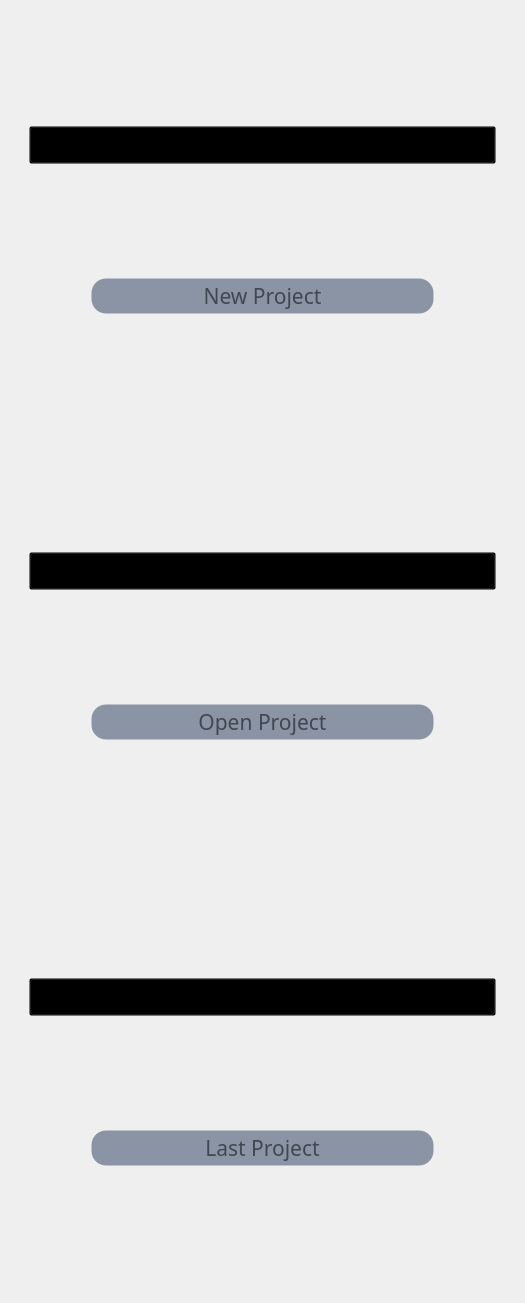
                            <widget class="QWidget" name="scrollAWC_home">
                             <property name="geometry">
                              <rect>
                               <x>0</x>
                               <y>0</y>
                               <width>525</width>
                               <height>1303</height>
                              </rect>
                             </property>
                             <property name="minimumSize">
                              <size>
                               <width>0</width>
                               <height>0</height>
                              </size>
                             </property>
                             <property name="styleSheet">
                              <string notr="true"/>
                             </property>
                             <layout class="QVBoxLayout" name="verticalLayout_23">
                              <item>
                               <widget class="QFrame" name="frame_scroll_home">
                                <property name="minimumSize">
                                 <size>
                                  <width>0</width>
                                  <height>1200</height>
                                 </size>
                                </property>
                                <property name="maximumSize">
                                 <size>
                                  <width>16777215</width>
                                  <height>16777215</height>
                                 </size>
                                </property>
                                <property name="frameShape">
                                 <enum>QFrame::NoFrame</enum>
                                </property>
                                <property name="frameShadow">
                                 <enum>QFrame::Raised</enum>
                                </property>
                                <layout class="QVBoxLayout" name="verticalLayout_24">
                                 <property name="leftMargin">
                                  <number>9</number>
                                 </property>
                                 <property name="topMargin">
                                  <number>0</number>
                                 </property>
                                 <item>
                                  <widget class="QFrame" name="frame_newProject">
                                   <property name="frameShape">
                                    <enum>QFrame::NoFrame</enum>
                                   </property>
                                   <property name="frameShadow">
                                    <enum>QFrame::Raised</enum>
                                   </property>
                                   <layout class="QVBoxLayout" name="verticalLayout_17">
                                    <item>
                                     <widget class="QPushButton" name="icon_newProject">
                                      <property name="font">
                                       <font>
                                        <family>Quicksand</family>
                                        <pointsize>16</pointsize>
                                       </font>
                                      </property>
                                      <property name="toolTip">
                                       <string>Start a new Project</string>
                                      </property>
                                      <property name="styleSheet">
                                       <string notr="true">/* Normal state */
QPushButton {
    background-color:transparent;
}

/* Hover state */
QPushButton:hover {
    icon: url(:/icons/icons/folder_h.png);
	color:transparent;
	border:none
}</string>
                                      </property>
                                      <property name="text">
                                       <string/>
                                      </property>
                                      <property name="icon">
                                       <iconset resource="../../media/ressource.qrc">
                                        <normaloff>:/icons/icons/folder.png</normaloff>:/icons/icons/folder.png</iconset>
                                      </property>
                                      <property name="iconSize">
                                       <size>
                                        <width>100</width>
                                        <height>100</height>
                                       </size>
                                      </property>
                                     </widget>
                                    </item>
                                    <item>
                                     <widget class="QPushButton" name="btn_newProject">
                                      <property name="font">
                                       <font>
                                        <family>Quicksand</family>
                                        <pointsize>16</pointsize>
                                       </font>
                                      </property>
                                      <property name="styleSheet">
                                       <string notr="true">QPushButton{
	background-color:#8B94A4;
	border-style: solid;
	border-color: transparent;
	border-width: 5px;
	border-radius: 17px;
	margin-left : 60px;
	margin-right : 60px;
	color:#414752;
}
QPushButton:hover{
	color:#313134;
	background-color:#FFF;
}
QPushButton:pressed{
	background-color:#313134;
	color:#FFF;	
}</string>
                                      </property>
                                      <property name="text">
                                       <string>New Project</string>
                                      </property>
                                      <property name="iconSize">
                                       <size>
                                        <width>60</width>
                                        <height>60</height>
                                       </size>
                                      </property>
                                     </widget>
                                    </item>
                                   </layout>
                                  </widget>
                                 </item>
                                 <item>
                                  <widget class="QFrame" name="frame_openProject">
                                   <property name="frameShape">
                                    <enum>QFrame::NoFrame</enum>
                                   </property>
                                   <property name="frameShadow">
                                    <enum>QFrame::Raised</enum>
                                   </property>
                                   <layout class="QVBoxLayout" name="verticalLayout_16">
                                    <item>
                                     <widget class="QPushButton" name="icon_openProject">
                                      <property name="font">
                                       <font>
                                        <family>Quicksand</family>
                                        <pointsize>16</pointsize>
                                       </font>
                                      </property>
                                      <property name="toolTip">
                                       <string>Open a Project</string>
                                      </property>
                                      <property name="styleSheet">
                                       <string notr="true">/* Normal state */
QPushButton {
    background-color:transparent;
}

/* Hover state */
QPushButton:hover {
    icon: url(:/icons/icons/folder_h.png);
	color:transparent;
	border:none
}</string>
                                      </property>
                                      <property name="text">
                                       <string/>
                                      </property>
                                      <property name="icon">
                                       <iconset resource="../../media/ressource.qrc">
                                        <normaloff>:/icons/icons/folder.png</normaloff>:/icons/icons/folder.png</iconset>
                                      </property>
                                      <property name="iconSize">
                                       <size>
                                        <width>100</width>
                                        <height>100</height>
                                       </size>
                                      </property>
                                     </widget>
                                    </item>
                                    <item>
                                     <widget class="QPushButton" name="bnt_openProject">
                                      <property name="font">
                                       <font>
                                        <family>Quicksand</family>
                                        <pointsize>16</pointsize>
                                       </font>
                                      </property>
                                      <property name="styleSheet">
                                       <string notr="true">QPushButton{
	background-color:#8B94A4;
	border-style: solid;
	border-color: transparent;
	border-width: 5px;
	border-radius: 17px;
	margin-left : 60px;
	margin-right : 60px;
	color:#414752;
}
QPushButton:hover{
	color:#313134;
	background-color:#FFF;
}
QPushButton:pressed{
	background-color:#313134;
	color:#FFF;	
}</string>
                                      </property>
                                      <property name="text">
                                       <string>Open Project</string>
                                      </property>
                                     </widget>
                                    </item>
                                   </layout>
                                  </widget>
                                 </item>
                                 <item>
                                  <widget class="QFrame" name="frame_lastProject">
                                   <property name="styleSheet">
                                    <string notr="true"/>
                                   </property>
                                   <property name="frameShape">
                                    <enum>QFrame::NoFrame</enum>
                                   </property>
                                   <property name="frameShadow">
                                    <enum>QFrame::Raised</enum>
                                   </property>
                                   <layout class="QVBoxLayout" name="verticalLayout_18">
                                    <item>
                                     <widget class="QPushButton" name="icon_lastProject">
                                      <property name="font">
                                       <font>
                                        <family>Quicksand</family>
                                        <pointsize>16</pointsize>
                                       </font>
                                      </property>
                                      <property name="toolTip">
                                       <string>Open the last Project</string>
                                      </property>
                                      <property name="styleSheet">
                                       <string notr="true">/* Normal state */
QPushButton#icon_lastProject {
    background-color:transparent;
}

/* Hover state */
QPushButton#icon_lastProject:hover {
    icon: url(:/icons/icons/folder_h.png);
	color:transparent;
	border:none
}</string>
                                      </property>
                                      <property name="text">
                                       <string/>
                                      </property>
                                      <property name="icon">
                                       <iconset resource="../../media/ressource.qrc">
                                        <normaloff>:/icons/icons/folder.png</normaloff>:/icons/icons/folder.png</iconset>
                                      </property>
                                      <property name="iconSize">
                                       <size>
                                        <width>100</width>
                                        <height>100</height>
                                       </size>
                                      </property>
                                     </widget>
                                    </item>
                                    <item>
                                     <widget class="QPushButton" name="btn_lastProject">
                                      <property name="maximumSize">
                                       <size>
                                        <width>16777215</width>
                                        <height>16777215</height>
                                       </size>
                                      </property>
                                      <property name="font">
                                       <font>
                                        <family>Quicksand</family>
                                        <pointsize>16</pointsize>
                                       </font>
                                      </property>
                                      <property name="styleSheet">
                                       <string notr="true">QPushButton#btn_lastProject{
	background-color:#8B94A4;
	border-style: solid;
	border-color: transparent;
	border-width: 5px;
	border-radius: 17px;
	margin-left : 60px;
	margin-right : 60px;
	color:#414752;
}
QPushButton#btn_lastProject:hover{
	color:#313134;
	background-color:#FFF;
}
QPushButton#btn_lastProject:pressed{
	background-color:#313134;
	color:#FFF;	
}</string>
                                      </property>
                                      <property name="text">
                                       <string>Last Project</string>
                                      </property>
                                     </widget>
                                    </item>
                                   </layout>
                                  </widget>
                                 </item>
                                </layout>
                               </widget>
                              </item>
                             </layout>
                            </widget>
